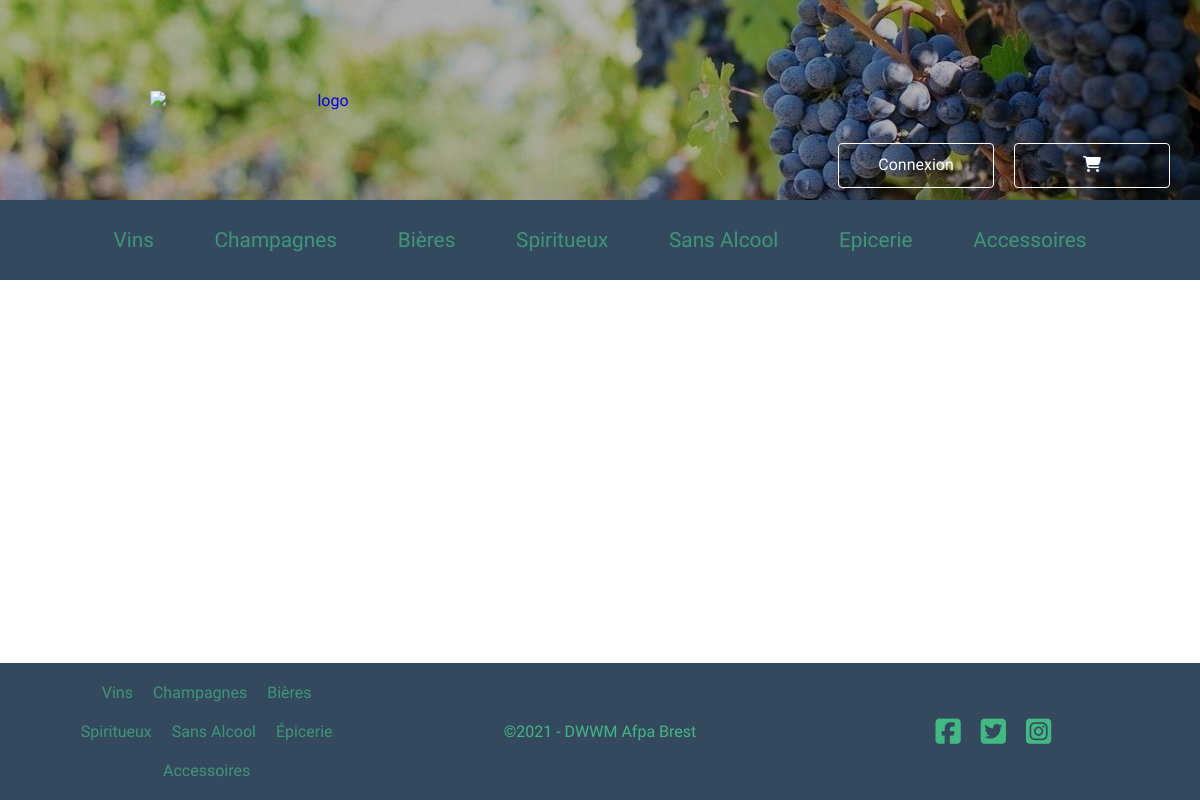
/public/index.php?p=Articles/viewProducts/1/1/3, run on the app's committed database.
### tables this page shows
CREATE TABLE `type_products` (
  `id` int(11) NOT NULL,
  `wording` varchar(150) NOT NULL
);

### src/controller/AccueilController.php (called while the page is built, shortened)
<?php
class AccueilController {
    protected $prodTypeService;
    public function __construct(){
        $this->prodTypeService = new ProdTypeService();
    }
    public function index(){
        $allProdTypes = $this->prodTypeService->getAllTypeProd();
        require_once(BACK_ROOT . '/views/template.php');
    }
}
?>

### src/controller/ArticlesController.php (called while the page is built, shortened)
<?php
class ArticlesController extends AccueilController{
    public function viewProducts($data) {
        parent::index();
    }
}
?>

### src/lib/Rooter.php (called while the page is built, shortened)
<?php
class Rooter {
    private $_get = [];
    private $_action;
    private $_params;
    private $_default = [
        'controlleur' => 'ArticlesController',
        'action' => 'afficheAccueil',
        'params' => ''];
    private function explodeUrl(array $get) : void {
        if(isset($get['p']) && $get['p'] != '') {
            $cleanGet = ($get['p'][-1] === '/') ? substr($get['p'],0, -1) : $get['p'];
            $this->_get = explode('/', $cleanGet);
        } else {
            $this->_get = $this->_default;
        }
    }
    private function defineController() : void {
        $file = array_shift($this->_get) . 'Controller';
    }
    private function defineAction() : void {
        $this->_action = (isset($this->_get[0])) ? array_shift($this->_get) : $this->_default['action'];
    }
    private function defineParams() : void {
        $this->_params = (isset($this->_get[0])) ? $this->_get : $this->_default['params'];
    }
    public function getRoot() : void {
        $action = $this->_action;
        $params = $this->_params;
        $new  = new $controller;
        $new->$action($params);
    }
}

### public/index.php (called while the page is built, shortened)
<?php
$rooter = new Rooter($_GET);
$rooter->getRoot();

### src/lib/Autoloader.php (called while the page is built, shortened)
<?php
class Autoloader {
    private static function fileIntergrator(string $files) : void {
        $fileList = self::explodeClassList($files);
        $directoryList = [
            BACK_ROOT . '/lib/',
            BACK_ROOT . '/controller/',
            BACK_ROOT . '/model/dataAccessObject/',
            BACK_ROOT . '/model/entities/',
            BACK_ROOT . '/model/services/'
        ];
    }
    private static function explodeClassList(String $classList) : array {
        return explode(" ", $classList);
    }
    private static function deleteNamespace(String $className) : String {
        $explode = explode('\\', $className);
        return end($explode);
    }
}

### src/model/dataAccessObject/BaseDao.php (called while the page is built, shortened)
<?php
class BaseDao {
    private $_DSN = 'mysql:host=mysql-pieddevigne.alwaysdata.net;dbname=pieddevigne_db_win_beer';
    private $_USER = '232395';
    private $_PWD = 'dwwmafpa29';
    public function __construct() {
        try {
           $this->db = new PDO($this->_DSN, $this->_USER, $this->_PWD);
        } catch(PDOException $e) {
            die('<br>Pas de connexion');
        }
    }
}
?>

### src/model/services/ProdTypeService.php (called while the page is built)
<?php
class ProdTypeService{
    private $prodTypeDao;
    public function __construct(){
        $this->prodTypeDao = new ProdTypeDao;
    }
    public function getAllTypeProd(){
        $prodTypes = $this->prodTypeDao->findAll();
        return $prodTypes;
    }
}
?>

### src/model/dataAccessObject/ProdTypeDao.php (called while the page is built)
<?php
class ProdTypeDao extends BaseDao{
    public function findAll() {
        $stmt = $this->db->prepare("SELECT * FROM type_products");
        $res = $stmt->execute();
        if($res){
            $prodTypes = $stmt->fetchAll(\PDO::FETCH_CLASS, ProdType::class);
            return $prodTypes;
        }
    }
}
?>

### src/model/entities/ProdType.php (called while the page is built, shortened)
<?php
class ProdType {
    private $id;
    private $wording;
    public function getId() {
        return $this->id;
    }
    public function getWording() {
        return $this->wording;
    }
}
?>

### src/views/template.php (the view, shortened to what this page needs)
<!DOCTYPE html>
<html lang='fr'>
<head>
    <link rel='stylesheet' href="assets/css/main.css">
</head>
<body>
    <header>
        <div class="banniere">
            <a href="<?= A_LINK['accueil'];?>"><img src="assets/image/logo4.png" alt="logo"></a>
            <div class="boutons-banniere">
                <a class="fill-button" href="<?php if(empty($_SESSION['firstname'])){ echo(A_LINK['login_client']);} else if ($_SESSION['role'] == 'admin' || $_SESSION['role'] == 'employee'){echo (A_LINK['admin_home']);}else{ echo (A_LINK['customer_home']);}?>"><span class="fill-button-hover"><span class="fill-button-text"><?php if(empty($_SESSION['firstname'])){ echo('Connexion');} else { echo('Mon espace');}  ?></span></span></a>
                <a class="fill-button" href="#"><span class="fill-button-hover"><span class="fill-button-text"><i class="fas fa-shopping-cart"></i></span></span></a>
            </div>
        </div>
    </header>
    <nav>
<?php foreach($allProdTypes as $prodType){?>
    <div class="produits">
            <a href="<?=A_LINK['afficher_produits']."/".$prodType->getId()?>">&nbsp;&nbsp;<?= $prodType->getWording() ?>&nbsp;&nbsp;</a>
    </div>
            <?php } ?>
    </nav>
    <main>
    </main>
    <footer>
        <div class="footer1">
            <a href="#">Vins</a>
            <a href="#">Champagnes</a>
            <a href="#">Bières</a>
            <a href="#">Spiritueux</a>
            <a href="#">Sans Alcool</a>
            <a href="<?= A_LINK['afficher_produits'];?>">Épicerie</a>
            <a href="<?= A_LINK['afficher_produits'];?>">Accessoires</a>
        </div>
        <div class="footer2">
            <p>©2021 - DWWM Afpa Brest</p>
        </div>
        <div class="footer3">
            <i class="fab fa-facebook-square"></i>
            <i class="fab fa-twitter-square"></i>
            <i class="fab fa-instagram-square"></i>
        </div>
    </footer>
</body>
</html>

### public/assets/css/main.css (style rules this page uses)
* { margin: 0; padding: 0; box-sizing: border-box; font-family: var(--quicksand); }
body { display: grid; grid-template-columns: repeat(12, 1fr); grid-template-rows: 200px 80px 1fr auto; width: 100%; min-height: 100vh; }
a { text-decoration:none }
header { position: relative; grid-column: 1 / 13; grid-row: 1 / 2; }
.banniere { position: relative; width: 100%; height: 100%; background: linear-gradient(45deg, rgba(0, 0, 0, 0.3)50%, rgba(0, 0, 0, 0.3)50%), url(../image/vigne.png); background-size: cover; background-position: center; text-align: center; }
.banniere>a>img { position: absolute; top: 50%; transform: translateY(-50%); width: 350px; left: 150px; }
.boutons-banniere { position: absolute; bottom: 10px; right: 20px; display: flex; justify-content: flex-end; align-items: center; width: auto; height: 50px; }
.fill-button { position: relative; overflow:hidden; display: flex; justify-content: center; align-items: center; width:156px; height:45px; border:1px solid #fff; text-align:center; box-sizing:border-box; color:#fff; text-decoration:none; cursor: pointer; line-height:28px; font-family: 'arial'; border-radius: 4px; margin: 10px; }
.fill-button > span { display:block; width: 100%; }
.fill-button > .fill-button-hover:after, .fill-button > .fill-button-hover:before { position:absolute; top:0; opacity:0; display:block; content:""; width:0; height:45px; }
.fill-button > .fill-button-hover:after { background-color:#35495e; transform:skewX(45deg); transform-origin:center center; transition:all .55s, opacity .4s; left:50%; }
.fill-button .fill-button-hover:before { background-color:#42b883; transition:opacity 1s; }
.fill-button .fill-button-text { z-index:1; position:relative; color:#fff; transition:color .35s; }
nav { position: sticky; top: 0; grid-column: 1 / 13; grid-row: 2 / 3; width: 100%; height: 100%; display: flex; justify-content: center; align-items: center; background-color: var(--raisin); }
.produits { position: relative; display: flex; justify-content: center; align-items: center; height: 100%; margin: 20px; }
.produits>a { text-decoration: none; color: rgba(66, 184, 131, 0.7); font-size: 1.3rem; }
main { grid-column: 1 / 13; grid-row: 3 / 4; display: flex; flex-direction: column; justify-content: center; align-items: center; padding: 40px 20px; }
footer { grid-column: 1 / 13; grid-row: 4 / 5; display: flex; justify-content: space-around; align-items: center; background-color: var(--raisin); padding: 10px; }
.footer1 { width: 25%; height: 100%; display: flex; justify-content: center; align-items: center; flex-wrap: wrap; }
.footer1>a { text-decoration: none; color: rgba(66, 184, 131, 0.7); margin: 10px; }
.footer2 { width: 25%; height: 100%; display: flex; justify-content: center; align-items: center; flex-wrap: wrap; color: var(--green); }
.footer3 { width: 25%; height: 100%; display: flex; justify-content: center; align-items: center; flex-wrap: wrap; }
.footer3>i { font-size: 1.8em; margin: 10px; color: var(--green); }

### public/assets/css/variables.css (style rules this page uses)
:root { --blue: #3498db; --blue2: #2980b9; --green: #42b883; --green2: #98D96C; --red: #e74c3c; --red2: #c0392b; --raisin: #35495e; --quicksand: 'Quicksand', sans-serif; --bangers: 'bangers', sans-serif; --york: 'yorkwhiteletter', sans-serif; }

### data on the page
type_products: wording "Vins"
type_products: wording "Champagnes"
type_products: wording "Bières"
type_products: wording "Spiritueux"
type_products: wording "Sans Alcool"
type_products: wording "Epicerie"
type_products: wording "Accessoires"
